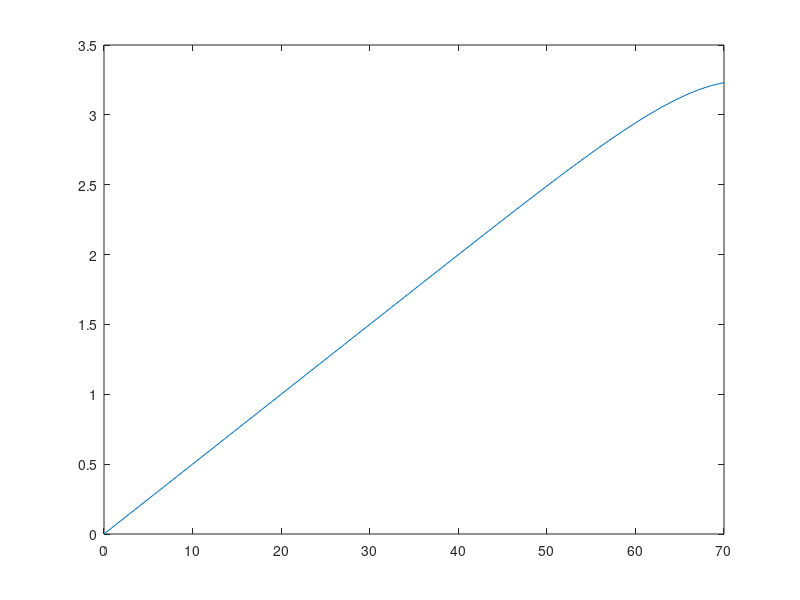

Here is the MATLAB script that generated this plot: (Note: this script raises an error after producing the figure.)
clear all; close all; clc;
%global chi0 chi1 ga
tic;
ga = 2; %CRRA utility with parameter gamma
ra = 0.05;
rb_pos = 0.03;
rb_neg = 0.12;
rho = 0.06; %discount rate
chi0 = 0.03;
chi1 = 2;

xi = 0.1; %fraction of income that is automatically deposited

if ra - 1/chi1 > 0
    disp('Warning: ra - 1/chi1 > 0')
end

%Income process (two-state Poisson process):
w = 4;
Nz = 2;
z      = [.8,1.3];
la_mat = [-1/3, 1/3; 1/3, -1/3];

crit = 1e-5;
Delta = 100;
maxit = 35;

%grids
I = 100;
bmin = -2;
%bmin = 0;
bmax = 25;
b = linspace(bmin,bmax,I)';
db = (bmax-bmin)/(I-1);

J= 50;
amin = 0.00000;
amax = 70;
a = linspace(amin,amax,J);
da = (amax-amin)/(J-1);

bb = b*ones(1,J);
aa = ones(I,1)*a;
zz = ones(J,1)*z;

bbb = zeros(I,J,Nz); aaa = zeros(I,J,Nz); zzz = zeros(I,J,Nz);
for nz=1:Nz
    bbb(:,:,nz) = bb;
    aaa(:,:,nz) = aa;
    zzz(:,:,nz) = z(nz);
end

Bswitch = [
    speye(I*J)*la_mat(1,1), speye(I*J)*la_mat(1,2);
    speye(I*J)*la_mat(2,1), speye(I*J)*la_mat(2,2)];

%Preallocation
VbF = zeros(I,J,Nz);
VbB = zeros(I,J,Nz);
VaF = zeros(I,J,Nz);
VaB = zeros(I,J,Nz);
c = zeros(I,J,Nz);
updiag = zeros(I*J,Nz);
lowdiag = zeros(I*J,Nz);
centdiag = zeros(I*J,Nz);
AAi = cell(Nz,1);
BBi = cell(Nz,1);


%INITIAL GUESS
v0 = (((1-xi)*w*zzz + ra.*aaa + rb_neg.*bbb).^(1-ga))/(1-ga)/rho;
v = v0;

%return at different points in state space
%matrix of liquid returns
Rb = rb_pos.*(bbb>0) + rb_neg.*(bbb<0);
raa = ra.*ones(1,J);
%if ra>>rb, impose tax on ra*a at high a, otherwise some households
%accumulate infinite illiquid wealth (not needed if ra is close to or less than rb)
tau = 10; raa = ra.*(1 - (1.33.*amax./a).^(1-tau)); plot(a,raa.*a)
%matrix of illiquid returns
Ra(:,:,1) = ones(I,1)*raa;
Ra(:,:,2) = ones(I,1)*raa;


for n=1:maxit
    V = v;   
    %DERIVATIVES W.R.T. b
    % forward difference
    VbF(1:I-1,:,:) = (V(2:I,:,:)-V(1:I-1,:,:))/db;
    VbF(I,:,:) = ((1-xi)*w*zzz(I,:,:) + Rb(I,:,:).*bmax).^(-ga); %state constraint boundary condition
    % backward difference
    VbB(2:I,:,:) = (V(2:I,:,:)-V(1:I-1,:,:))/db;
    VbB(1,:,:) = ((1-xi)*w*zzz(1,:,:) + Rb(1,:,:).*bmin).^(-ga); %state constraint boundary condition

    %DERIVATIVES W.R.T. a
    % forward difference
    VaF(:,1:J-1,:) = (V(:,2:J,:)-V(:,1:J-1,:))/da;
    % backward difference
    VaB(:,2:J,:) = (V(:,2:J,:)-V(:,1:J-1,:))/da;
    
    %useful quantities
    c_B = max(VbB,10^(-6)).^(-1/ga);
    c_F = max(VbF,10^(-6)).^(-1/ga);
    dBB = two_asset_kinked_FOC(VaB,VbB,aaa, chi0, chi1);
    dFB = two_asset_kinked_FOC(VaB,VbF,aaa, chi0, chi1);
    %VaF(:,J,:) = VbB(:,J,:).*(1-ra.*chi1 - chi1*w*zzz(:,J,:)./a(:,J,:));
    dBF = two_asset_kinked_FOC(VaF,VbB,aaa, chi0, chi1);
    %VaF(:,J,:) = VbF(:,J,:).*(1-ra.*chi1 - chi1*w*zzz(:,J,:)./a(:,J,:));
    dFF = two_asset_kinked_FOC(VaF,VbF,aaa, chi0, chi1);
        
    %UPWIND SCHEME
    d_B = (dBF>0).*dBF + (dBB<0).*dBB;
    %state constraints at amin and amax
    d_B(:,1,:) = (dBF(:,1,:)>10^(-12)).*dBF(:,1,:); %make sure d>=0 at amax, don't use VaB(:,1,:)
    d_B(:,J,:) = (dBB(:,J,:)<-10^(-12)).*dBB(:,J,:); %make sure d<=0 at amax, don't use VaF(:,J,:)
    d_B(1,1,:)=max(d_B(1,1,:),0);
    %split drift of b and upwind separately
    sc_B = (1-xi)*w*zzz + Rb.*bbb - c_B;
    sd_B = (-d_B - two_asset_kinked_cost(d_B,aaa, chi0, chi1));
    
    d_F = (dFF>0).*dFF + (dFB<0).*dFB;
    %state constraints at amin and amax
    d_F(:,1,:) = (dFF(:,1,:)>10^(-12)).*dFF(:,1,:); %make sure d>=0 at amin, don't use VaB(:,1,:)
    d_F(:,J,:) = (dFB(:,J,:)<-10^(-12)).*dFB(:,J,:); %make sure d<=0 at amax, don't use VaF(:,J,:)
    
    %split drift of b and upwind separately
    sc_F = (1-xi)*w*zzz + Rb.*bbb - c_F;
    sd_F = (-d_F - two_asset_kinked_cost(d_F,aaa, chi0, chi1));
    sd_F(I,:,:) = min(sd_F(I,:,:),0);
    
    Ic_B = (sc_B < -10^(-12));
    Ic_F = (sc_F > 10^(-12)).*(1- Ic_B);
    Ic_0 = 1 - Ic_F - Ic_B;
    
    Id_F = (sd_F > 10^(-12));
    Id_B = (sd_B < -10^(-12)).*(1- Id_F);
    Id_B(1,:,:)=0;
    Id_F(I,:,:) = 0; Id_B(I,:,:) = 1; %don't use VbF at bmax so as not to pick up articial state constraint
    Id_0 = 1 - Id_F - Id_B;
    
    c_0 = (1-xi)*w*zzz + Rb.*bbb;
  
    c = c_F.*Ic_F + c_B.*Ic_B + c_0.*Ic_0;
    u = c.^(1-ga)/(1-ga);
    
    %CONSTRUCT MATRIX BB SUMMARING EVOLUTION OF b
    X = -Ic_B.*sc_B/db -Id_B.*sd_B/db;
    Y = (Ic_B.*sc_B - Ic_F.*sc_F)/db + (Id_B.*sd_B - Id_F.*sd_F)/db;
    Z = Ic_F.*sc_F/db + Id_F.*sd_F/db;
    
    for i = 1:Nz
        centdiag(:,i) = reshape(Y(:,:,i),I*J,1);
    end

    lowdiag(1:I-1,:) = X(2:I,1,:);
    updiag(2:I,:) = Z(1:I-1,1,:);
    for j = 2:J
        lowdiag(1:j*I,:) = [lowdiag(1:(j-1)*I,:);squeeze(X(2:I,j,:));zeros(1,Nz)];
        updiag(1:j*I,:) = [updiag(1:(j-1)*I,:);zeros(1,Nz);squeeze(Z(1:I-1,j,:))];
    end
    
    for nz=1:Nz
        BBi{nz}=spdiags(centdiag(:,nz),0,I*J,I*J)+spdiags([updiag(:,nz);0],1,I*J,I*J)+spdiags([lowdiag(:,nz);0],-1,I*J,I*J);
    end
    
    BB = [BBi{1}, sparse(I*J,I*J); sparse(I*J,I*J), BBi{2}];
    
    %CONSTRUCT MATRIX AA SUMMARIZING EVOLUTION OF a
    dB = Id_B.*dBB + Id_F.*dFB;
    dF = Id_B.*dBF + Id_F.*dFF;
    MB = min(dB,0);
    MF = max(dF,0) + xi*w*zzz + Ra.*aaa;
    MB(:,J,:) = xi*w*zzz(:,J,:) + dB(:,J,:) + Ra(:,J,:).*amax; %this is hopefully negative
    MF(:,J,:) = 0;
    chi = -MB/da;
    yy =  (MB - MF)/da;
    zeta = MF/da;
    
    %MATRIX AAi
    for nz=1:Nz
        %This will be the upperdiagonal of the matrix AAi
        AAupdiag=zeros(I,1); %This is necessary because of the peculiar way spdiags is defined.
        for j=1:J
            AAupdiag=[AAupdiag;zeta(:,j,nz)];
        end
        
        %This will be the center diagonal of the matrix AAi
        AAcentdiag= yy(:,1,nz);
        for j=2:J-1
            AAcentdiag=[AAcentdiag;yy(:,j,nz)];
        end
        AAcentdiag=[AAcentdiag;yy(:,J,nz)];
        
        %This will be the lower diagonal of the matrix AAi
        AAlowdiag=chi(:,2,nz);
        for j=3:J
            AAlowdiag=[AAlowdiag;chi(:,j,nz)];
        end
        
        %Add up the upper, center, and lower diagonal into a sparse matrix
        AAi{nz} = spdiags(AAcentdiag,0,I*J,I*J)+spdiags(AAlowdiag,-I,I*J,I*J)+spdiags(AAupdiag,I,I*J,I*J);
        
    end
    
    AA = [AAi{1}, sparse(I*J,I*J); sparse(I*J,I*J), AAi{2}];
    
    A = AA + BB + Bswitch;
    
    if max(abs(sum(A,2)))>10^(-12)
        disp('Improper Transition Matrix')
        break
    end
    
    
    if max(abs(sum(A,2)))>10^(-9)
       disp('Improper Transition Matrix')
       break
    end
    
    B = (1/Delta + rho)*speye(I*J*Nz) - A;
    
    u_stacked = reshape(u,I*J*Nz,1);
    V_stacked = reshape(V,I*J*Nz,1);
    
    vec = u_stacked + V_stacked/Delta;
    
    V_stacked = B\vec; %SOLVE SYSTEM OF EQUATIONS
        
    V = reshape(V_stacked,I,J,Nz);   
    
    
    Vchange = V - v;
    v = V;
    
    b_dist(:,n) = max(abs(Vchange(:,:,2)),[],2);
    a_dist(:,n) = max(max(abs(Vchange),[],3),[],1);
    ab_dist(:,:,n) = max(abs(Vchange),[],3);
   
    dist(n) = max(max(max(abs(Vchange))));
    disp(['Value Function, Iteration ' int2str(n) ', max Vchange = ' num2str(dist(n))]);
    if dist(n)<crit
        disp('Value Function Converged, Iteration = ')
        disp(n)
        break
    end
    
end
toc

d = Id_B.*d_B + Id_F.*d_F;
m = d + xi*w*zzz + Ra.*aaa;
s = (1-xi)*w*zzz + Rb.*bbb - d - two_asset_kinked_cost(d,aaa, chi0, chi1) - c;

sc = (1-xi)*w*zzz + Rb.*bbb - c;
sd = - d - two_asset_kinked_cost(d,aaa, chi0, chi1);

% subplot(1,2,1)
% plot(a,d(:,:,1),a,zeros(J,1),'k--')
% xlabel('Illiquid Wealth, a')
% 
% subplot(1,2,2)
% plot(a,m(:,:,1),a,zeros(J,1),'k--')
% xlabel('Illiquid Wealth, a')
% 
% subplot(1,2,1)
% plot(b,c(:,:,1))
% xlabel('Liquid Wealth, b')
% 
% subplot(1,2,2)
% plot(b,s(:,:,1),b,zeros(I,1),'k--')
% xlabel('Liquid Wealth, b')

%% Plots: Soroush-Patrick Code
% Saving policies, liquid asset, fixing a
sb = (1-xi)*w*zzz + Rb.*bbb - d - two_asset_kinked_cost(d,aaa, chi0, chi1) - c;
sa = Ra.*aaa + xi .* w .* zzz + d;

figure;
subplot(2,2,1)
j = 1;
plot(b, squeeze(sb(:,j,:)), 'LineWidth', 3)
title("Saving policy for liquid asset, fixing a ="+a(j))
yline(0, '--r', 'zero');
xlabel("b")
legend('Low-income','High-income')

subplot(2,2,2)
j = floor(J/4);
plot(b, squeeze(sb(:,j,:)), 'LineWidth', 3)
title("Saving policy for liquid asset, fixing a ="+a(j))
yline(0, '--r', 'zero');
xlabel("b")
legend('Low-income','High-income')

subplot(2,2,3)
j = floor(3*J/4);
plot(b, squeeze(sb(:,j,:)), 'LineWidth', 3)
title("Saving policy for liquid asset, fixing a ="+a(j))
yline(0, '--r', 'zero');
xlabel("b")
legend('Low-income','High-income')

subplot(2,2,4)
j = J;
plot(b, squeeze(sb(:,j,:)), 'LineWidth', 3)
title("Saving policy for liquid asset, fixing a ="+a(j))
yline(0, '--r', 'zero');
xlabel("b")
legend('Low-income','High-income')


% Saving policies, illiquid asset, fixing b
figure;
subplot(2,2,1)
i = 1;
plot(a, squeeze(sa(i,:,:)), 'LineWidth', 3)
title("Saving policy for illiquid asset, fixing b ="+b(i))
yline(0, '--r', 'zero');
xlabel("a")
legend('Low-income','High-income')

subplot(2,2,2)
plot(a, squeeze(sa(i,:,:)), 'LineWidth', 3)
i = floor(I/4);
title("Saving policy for illiquid asset, fixing b ="+b(i))
yline(0, '--r', 'zero');
xlabel("a")
legend('Low-income','High-income')

subplot(2,2,3)
plot(a, squeeze(sa(i,:,:)), 'LineWidth', 3)
i = floor(3*I/4);
title("Saving policy for illiquid asset, fixing b ="+b(i))
yline(0, '--r', 'zero');
xlabel("a")
legend('Low-income','High-income')

subplot(2,2,4)
plot(a, squeeze(sa(i,:,:)), 'LineWidth', 3)
i = I;
title("Saving policy for illiquid asset, fixing b ="+b(i))
yline(0, '--r', 'zero');
xlabel("a")
legend('Low-income','High-income')


% Deposit policies across liquid asset, fixing a
figure;
subplot(2,2,1)
j = 1;
plot(b, squeeze(d(:,j,:)), 'LineWidth', 3)
title("Deposit policy for liquid asset, fixing a ="+a(j))
yline(0, '--r', 'zero');
xlabel("b")
legend('Low-income','High-income')

subplot(2,2,2)
j = floor(J/4);
plot(b, squeeze(d(:,j,:)), 'LineWidth', 3)
title("Deposit policy for liquid asset, fixing a ="+a(j))
yline(0, '--r', 'zero');
xlabel("b")
legend('Low-income','High-income')


subplot(2,2,3)
j = floor(3*J/4);
plot(b, squeeze(d(:,j,:)), 'LineWidth', 3)
title("Deposit policy for liquid asset, fixing a ="+a(j))
yline(0, '--r', 'zero');
xlabel("b")
legend('Low-income','High-income')


subplot(2,2,4)
j = J;
plot(b, squeeze(d(:,j,:)), 'LineWidth', 3)
title("Deposit policy for liquid asset, fixing a ="+a(j))
yline(0, '--r', 'zero');
xlabel("b")
legend('Low-income','High-income')



%%%%%%%%%%%%%%%%%%%%%%%%%%%
% STATIONARY DISTRIBUTION %
%%%%%%%%%%%%%%%%%%%%%%%%%%%
% RECONSTRUCT TRANSITION MATRIX WITH SIMPLER UPWIND SCHEME
X = -min(s,0)/db;
Y = min(s,0)/db - max(s,0)/db;
Z = max(s,0)/db;

for i = 1:Nz
    centdiag(:,i) = reshape(Y(:,:,i),I*J,1);
end

lowdiag(1:I-1,:) = X(2:I,1,:);
updiag(2:I,:) = Z(1:I-1,1,:);
for j = 2:J
    lowdiag(1:j*I,:) = [lowdiag(1:(j-1)*I,:);squeeze(X(2:I,j,:));zeros(1,Nz)];
    updiag(1:j*I,:) = [updiag(1:(j-1)*I,:);zeros(1,Nz);squeeze(Z(1:I-1,j,:))];
end

for nz=1:Nz
    BBi{nz}=spdiags(centdiag(:,nz),0,I*J,I*J)+spdiags([updiag(:,nz);0],1,I*J,I*J)+spdiags([lowdiag(:,nz);0],-1,I*J,I*J);
end

BB = [BBi{1}, sparse(I*J,I*J); sparse(I*J,I*J), BBi{2}];

%CONSTRUCT MATRIX AA SUMMARIZING EVOLUTION OF a
chi = -min(m,0)/da;
yy =  min(m,0)/da - max(m,0)/da;
zeta = max(m,0)/da;


%MATRIX AAi
for nz=1:Nz
    %This will be the upperdiagonal of the matrix AAi
    AAupdiag=zeros(I,1); %This is necessary because of the peculiar way spdiags is defined.
    for j=1:J
        AAupdiag=[AAupdiag;zeta(:,j,nz)];
    end
    
    %This will be the center diagonal of the matrix AAi
    AAcentdiag= yy(:,1,nz);
    for j=2:J-1
        AAcentdiag=[AAcentdiag;yy(:,j,nz)];
    end
    AAcentdiag=[AAcentdiag;yy(:,J,nz)];
    
    %This will be the lower diagonal of the matrix AAi
    AAlowdiag=chi(:,2,nz);
    for j=3:J
        AAlowdiag=[AAlowdiag;chi(:,j,nz)];
    end
    
    %Add up the upper, center, and lower diagonal into a sparse matrix
    AAi{nz} = spdiags(AAcentdiag,0,I*J,I*J)+spdiags(AAlowdiag,-I,I*J,I*J)+spdiags(AAupdiag,I,I*J,I*J);
    
end

AA = [AAi{1}, sparse(I*J,I*J); sparse(I*J,I*J), AAi{2}];
A = AA + BB + Bswitch;

M = I*J*Nz;
AT = A';
% Fix one value so matrix isn't singular:
vec = zeros(M,1);
iFix = 1657;
vec(iFix)=.01;
AT(iFix,:) = [zeros(1,iFix-1),1,zeros(1,M-iFix)];

% Solve system:
g_stacked = AT\vec;
g_sum = g_stacked'*ones(M,1)*da*db;
g_stacked = g_stacked./g_sum;


g(:,:,1) = reshape(g_stacked(1:I*J),I,J);
g(:,:,2) = reshape(g_stacked(I*J+1:I*J*2),I,J);

%%%%%%%%%%%
% FIGURES %
%%%%%%%%%%%

% 
% figure(1)
% set(gcf,'PaperPosition',[0 0 30 10])
% subplot(1,2,1)
% surf(b,a,c(:,:,1)')
% set(gca,'FontSize',16)
% xlabel('Liquid Wealth, b')
% ylabel('Illiquid Wealth, a')
% xlim([bmin bmax])
% ylim([amin amax])
% title('Consumption, Low Type')
% 
% subplot(1,2,2)
% surf(b,a,c(:,:,2)')
% set(gca,'FontSize',16)
% xlabel('Liquid Wealth, b')
% ylabel('Illiquid Wealth, a')
% xlim([bmin bmax])
% ylim([amin amax])
% title('Consumption, High Type')
% print -depsc consumption.eps
% 
% figure(2)
% set(gcf,'PaperPosition',[0 0 30 10])
% subplot(1,2,1)
% surf(b,a,d(:,:,1)')
% set(gca,'FontSize',16)
% view([-70 30])
% xlabel('Liquid Wealth, b')
% ylabel('Illiquid Wealth, a')
% xlim([bmin bmax])
% ylim([amin amax])
% title('Deposits, Low Type')
% 
% subplot(1,2,2)
% surf(b,a,d(:,:,2)')
% set(gca,'FontSize',16)
% view([-70 30])
% xlabel('Liquid Wealth, b')
% ylabel('Illiquid Wealth, a')
% xlim([bmin bmax])
% ylim([amin amax])
% title('Deposits, High Type')
% print -depsc deposits.eps
% 
% 
% figure(3)
% set(gcf,'PaperPosition',[0 0 30 10])
% subplot(1,2,1)
% surf(b,a,s(:,:,1)')
% set(gca,'FontSize',16)
% xlabel('Liquid Wealth, b')
% ylabel('Illiquid Wealth, a')
% xlim([bmin bmax])
% ylim([amin amax])
% title('Liquid Savings, Low Type')
% 
% subplot(1,2,2)
% surf(b,a,s(:,:,2)')
% set(gca,'FontSize',16)
% xlabel('Liquid Wealth, b')
% ylabel('Illiquid Wealth, a')
% xlim([bmin bmax])
% ylim([amin amax])
% title('Liquid Savings, High Type')
% print -depsc sav.eps
% 
% figure(4)
% set(gcf,'PaperPosition',[0 0 30 10])
% subplot(1,2,1)
% surf(b,a,m(:,:,1)')
% set(gca,'FontSize',16)
% view([-70 30])
% xlabel('Liquid Wealth, b')
% ylabel('Illiquid Wealth, a')
% title('Illiquid Savings, Low Type')
% 
% subplot(1,2,2)
% surf(b,a,m(:,:,2)')
% set(gca,'FontSize',16)
% view([-70 30])
% xlabel('Liquid Wealth, b')
% ylabel('Illiquid Wealth, a')
% xlim([bmin bmax])
% ylim([amin amax])
% title('Illiquid Savings, High Type')
% print -depsc ill_sav.eps
% 
% 
% figure(5)
% icut = 25; jcut=20;
% bcut=b(1:icut); acut=a(1:jcut);
% gcut = g(1:icut,1:jcut,:);
% 
% set(gcf,'PaperPosition',[0 0 30 10])
% subplot(1,2,1)
% surf(bcut,acut,gcut(:,:,1)')
% set(gca,'FontSize',16)
% view([-10 30])
% xlabel('Liquid Wealth, b')
% ylabel('Illiquid Wealth, a')
% xlim([bmin b(icut)])
% ylim([amin a(jcut)])
% title('Stationary, Low Type')
% 
% subplot(1,2,2)
% surf(bcut,acut,gcut(:,:,2)')
% set(gca,'FontSize',16)
% view([-10 30])
% xlabel('Liquid Wealth, b')
% ylabel('Illiquid Wealth, a')
% xlim([bmin b(icut)])
% ylim([amin a(jcut)])
% title('Stationary Distribution, High Type')
% print -depsc stat_dist.eps
% 
% 
% dgrid = linspace(-0.05,0.05,100)
% figure(6)
% plot(dgrid,two_asset_kinked_cost(dgrid,1, chi0, chi1),'Linewidth',2)
% set(gca,'FontSize',16)
% ylabel('Cost, % of Illiquid Stock')
% xlabel('Deposits/Withdrawal, % of Illiquid Stock')
% print -depsc adj_cost.eps